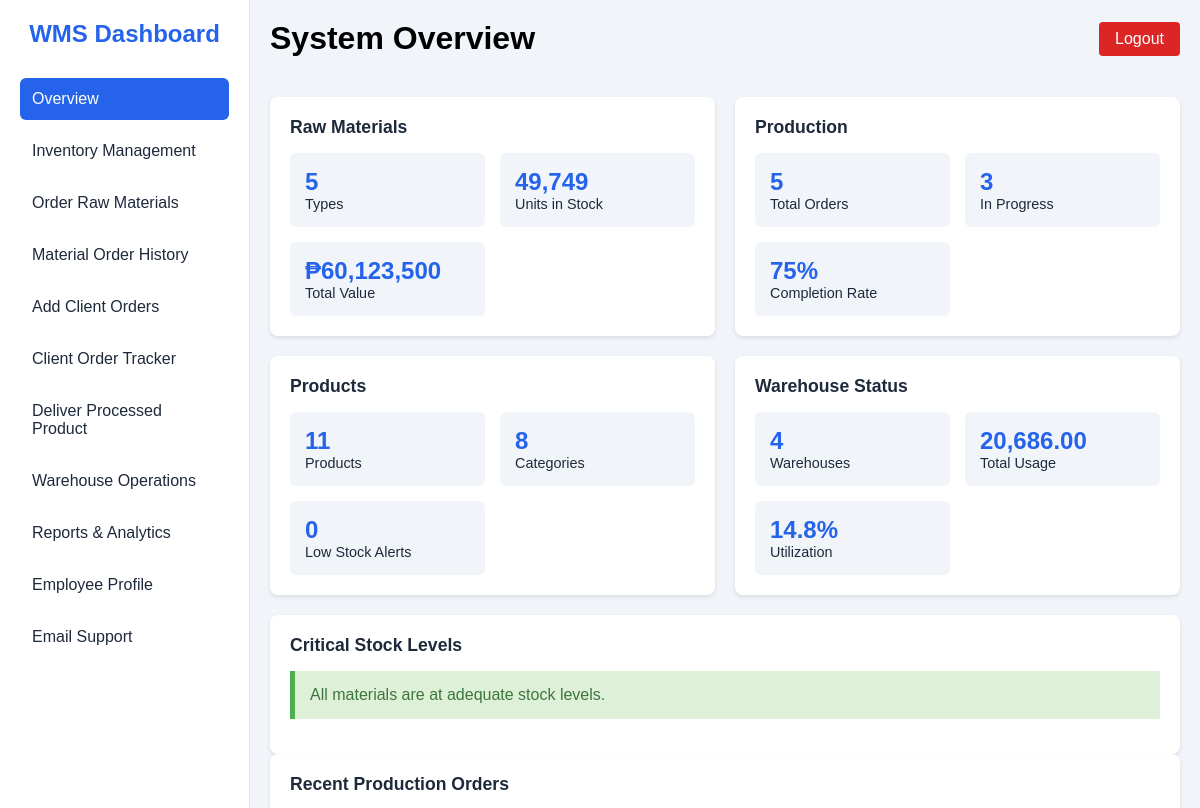
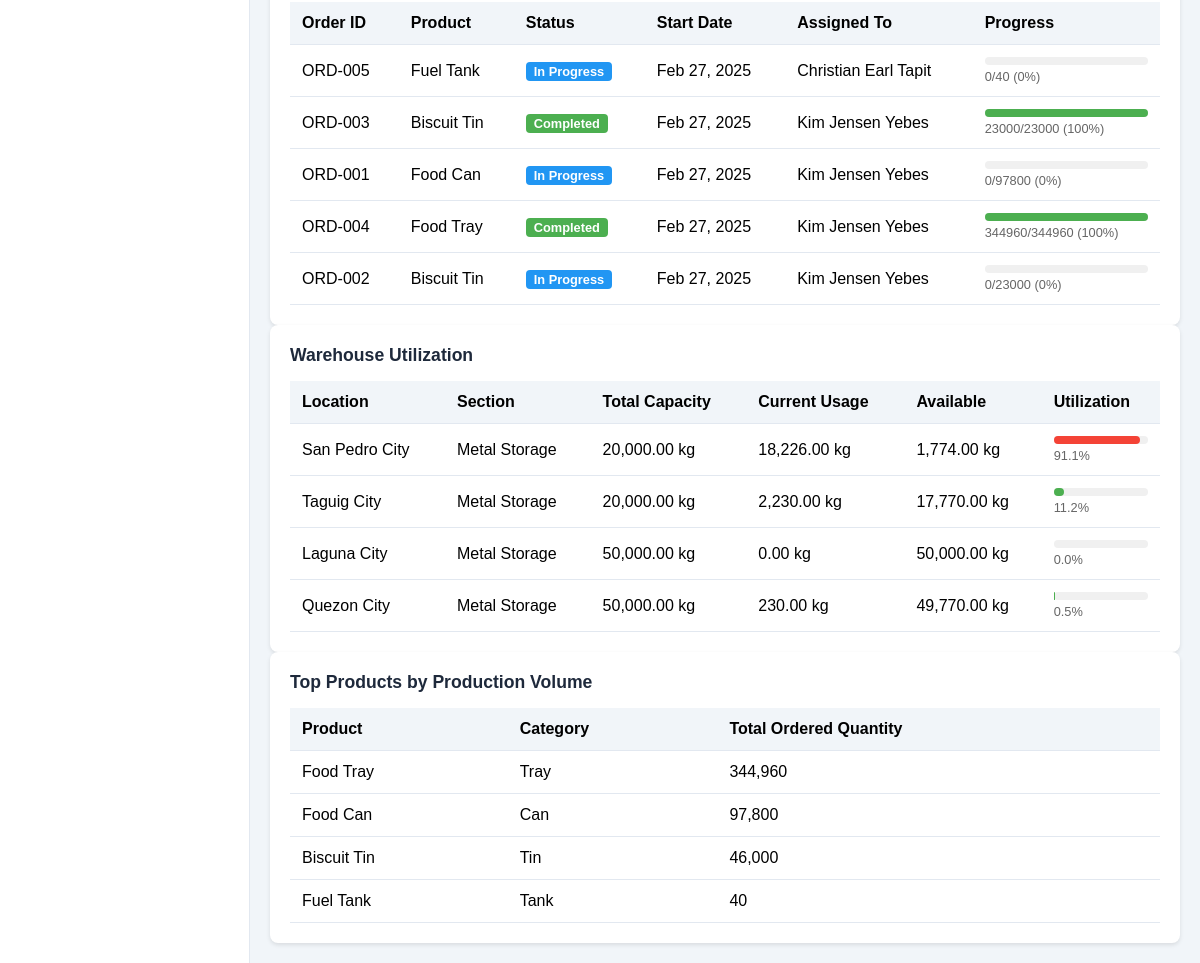
/employee/overview.php (signed in), run on the app's committed database (2 pictures, top to bottom).
### tables this page shows
CREATE TABLE `productionorders` (
  `OrderID` int(11) NOT NULL,
  `ProductID` int(11) NOT NULL,
  `EmployeeID` int(11) NOT NULL,
  `StartDate` datetime NOT NULL,
  `EndDate` datetime DEFAULT NULL,
  `Status` enum('Planned','In Progress','Completed','Cancelled') NOT NULL DEFAULT 'Planned',
  `QuantityOrdered` int(11) NOT NULL,
  `QuantityProduced` int(11) NOT NULL DEFAULT 0,
  `Delivery_Status` tinyint(1) NOT NULL,
  `warehouseID` int(11) DEFAULT NULL
);

CREATE TABLE `products` (
  `ProductID` int(11) NOT NULL,
  `ProductName` varchar(100) NOT NULL,
  `Category` varchar(45) DEFAULT NULL,
  `Weight` decimal(10,2) DEFAULT NULL,
  `ProductionCost` decimal(10,2) DEFAULT NULL,
  `SellingPrice` decimal(10,2) DEFAULT NULL,
  `LocationID` int(11) DEFAULT NULL,
  `MaterialID` int(11) DEFAULT NULL,
  `minimum_quantity` int(11) NOT NULL,
  `product_img` varchar(255) DEFAULT NULL,
  `weight_unit` varchar(32) NOT NULL
);

CREATE TABLE `employees` (
  `EmployeeID` int(11) NOT NULL,
  `FirstName` varchar(50) NOT NULL,
  `LastName` varchar(50) NOT NULL,
  `Role` varchar(45) NOT NULL,
  `Phone` varchar(20) DEFAULT NULL,
  `employeeEmail` varchar(100) DEFAULT NULL,
  `employeePassword` varchar(255) NOT NULL,
  `HireDate` date NOT NULL,
  `Status` varchar(32) NOT NULL
);

CREATE TABLE `products_warehouse` (
  `productLocationID` int(11) NOT NULL,
  `productWarehouse` varchar(45) NOT NULL,
  `Section` varchar(45) NOT NULL,
  `Capacity` int(11) NOT NULL,
  `warehouse_weight_unit` varchar(32) NOT NULL,
  `current_usage` decimal(10,2) DEFAULT 0.00
);

### employee/overview.php (the view, shortened to what the rows shown need)
<?php
require_once 'session_check.php';
require_once '../layouts/employeeHeader.php';
$topProductsQuery = "SELECT
    p.ProductName,
    p.Category,
    SUM(po.QuantityOrdered) as TotalOrdered
    FROM productionorders po
    JOIN products p ON po.ProductID = p.ProductID
    GROUP BY p.ProductID
    ORDER BY TotalOrdered DESC
    LIMIT 5";
$topProductsResult = $conn->query($topProductsQuery);
$recentOrdersQuery = "SELECT
    po.OrderID,
    p.ProductName,
    po.Status,
    po.StartDate,
    po.EndDate,
    po.QuantityOrdered,
    po.QuantityProduced,
    e.FirstName,
    e.LastName
    FROM productionorders po
    JOIN products p ON po.ProductID = p.ProductID
    JOIN employees e ON po.EmployeeID = e.EmployeeID
    ORDER BY po.StartDate DESC
    LIMIT 5";
$recentOrdersResult = $conn->query($recentOrdersQuery);
$warehouseQuery = "SELECT
    pw.productWarehouse,
    pw.Section,
    pw.Capacity,
    pw.current_usage,
    pw.warehouse_weight_unit,
    GREATEST(0, pw.Capacity - pw.current_usage) as available_capacity,
    (pw.current_usage / pw.Capacity * 100) as usage_percentage
    FROM products_warehouse pw";
$warehouseResult = $conn->query($warehouseQuery);
?>
<!DOCTYPE html>
<html lang="en">
<head>
    <link rel="stylesheet" href="../assets/css/eminventory.css">
</head>
<body>
    <div class="container">
        <div class="main-content">
                        <?php
                        if ($warehouseResult && $warehouseResult->num_rows > 0) {
                            $warehouseResult->data_seek(0);
                        }
                        ?>
            <div class="card">
                <?php if ($recentOrdersResult && $recentOrdersResult->num_rows > 0): ?>
                    <table class="table">
                        <thead>
                            <tr>
                                <th>Order ID</th>
                                <th>Product</th>
                                <th>Status</th>
                                <th>Start Date</th>
                                <th>Assigned To</th>
                                <th>Progress</th>
                            </tr>
                        </thead>
                        <tbody>
                            <?php while ($row = $recentOrdersResult->fetch_assoc()): ?>
                                <tr>
                                    <td>ORD-<?php echo sprintf('%03d', $row['OrderID']); ?></td>
                                    <td><?php echo htmlspecialchars($row['ProductName']); ?></td>
                                    <td>
                                        <?php
                                            $statusClass = '';
                                            switch ($row['Status']) {
                                                case 'In Progress':
                                                    $statusClass = 'in-progress';
                                                    break;
                                                case 'Completed':
                                                    $statusClass = 'completed';
                                                    break;
                                            }
                                        ?>
                                        <span class="status-badge <?php echo $statusClass; ?>">
                                            <?php echo $row['Status']; ?>
                                        </span>
                                    </td>
                                    <td><?php echo date('M d, Y', strtotime($row['StartDate'])); ?></td>
                                    <td><?php echo htmlspecialchars($row['FirstName'] . ' ' . $row['LastName']); ?></td>
                                    <td>
                                        <?php
                                            $progressPercent = 0;
                                            if ($row['QuantityOrdered'] > 0) {
                                                $progressPercent = round(($row['QuantityProduced'] / $row['QuantityOrdered']) * 100);
                                            }
                                        ?>
                                        <div class="progress-bar">
                                            <div class="progress" style="width: <?php echo $progressPercent; ?>%"></div>
                                        </div>
                                        <div class="progress-text">
                                            <?php echo $row['QuantityProduced'] . '/' . $row['QuantityOrdered']; ?>
                                            (<?php echo $progressPercent; ?>%)
                                        </div>
                                    </td>
                                </tr>
                            <?php endwhile; ?>
                        </tbody>
                    </table>
                <?php else: ?>
                    <div class="alert">
                        No recent production orders found.
                    </div>
                <?php endif; ?>
            </div>
            <div class="card">
                <?php if ($warehouseResult && $warehouseResult->num_rows > 0): ?>
                    <table class="table">
                        <thead>
                            <tr>
                                <th>Location</th>
                                <th>Section</th>
                                <th>Total Capacity</th>
                                <th>Current Usage</th>
                                <th>Available</th>
                                <th>Utilization</th>
                            </tr>
                        </thead>
                        <tbody>
                            <?php while ($row = $warehouseResult->fetch_assoc()): ?>
                                <?php
                                    $utilizationPercent = $row['usage_percentage'];
                                    $utilizationClass = '';
                                    if ($utilizationPercent >= 90) {
                                        $utilizationClass = 'critical';
                                    } elseif ($utilizationPercent >= 75) {
                                        $utilizationClass = 'warning';
                                    } else {
                                        $utilizationClass = 'normal';
                                    }
                                ?>
                                <tr>
                                    <td><?php echo htmlspecialchars($row['productWarehouse']); ?></td>
                                    <td><?php echo htmlspecialchars($row['Section']); ?></td>
                                    <td><?php echo number_format($row['Capacity'], 2) . ' ' . $row['warehouse_weight_unit']; ?></td>
                                    <td><?php echo number_format($row['current_usage'], 2) . ' ' . $row['warehouse_weight_unit']; ?></td>
                                    <td><?php echo number_format($row['available_capacity'], 2) . ' ' . $row['warehouse_weight_unit']; ?></td>
                                    <td>
                                        <div class="progress-bar">
                                            <div class="progress <?php echo $utilizationClass; ?>"
                                                 style="width: <?php echo min(100, max(0, $utilizationPercent)); ?>%"></div>
                                        </div>
                                        <div class="progress-text">
                                            <?php echo number_format($utilizationPercent, 1); ?>%
                                        </div>
                                    </td>
                                </tr>
                            <?php endwhile; ?>
                        </tbody>
                    </table>
                <?php else: ?>
                    <div class="alert">
                        No warehouse information available.
                    </div>
                <?php endif; ?>
            </div>
            <div class="card">
                <?php if ($topProductsResult && $topProductsResult->num_rows > 0): ?>
                    <table class="table">
                        <thead>
                            <tr>
                                <th>Product</th>
                                <th>Category</th>
                                <th>Total Ordered Quantity</th>
                            </tr>
                        </thead>
                    </table>
                <?php else: ?>
                    <div class="alert">
                        No production data available.
                    </div>
                <?php endif; ?>
            </div>
        </div>
    </div>
</body>
</html>

### data on the page
productionorders: OrderID "005", ProductID.ProductName "Fuel Tank", Status "In Progress", StartDate "Feb 27, 2025", EmployeeID.LastName "Christian Earl Tapit", QuantityProduced "0", QuantityOrdered "40"
productionorders: OrderID "003", ProductID.ProductName "Biscuit Tin", Status "Completed", StartDate "Feb 27, 2025", EmployeeID.LastName "Kim Jensen Yebes", QuantityProduced "23000", QuantityOrdered "23000", progressPercent "100"
productionorders: OrderID "001", ProductID.ProductName "Food Can", Status "In Progress", StartDate "Feb 27, 2025", EmployeeID.LastName "Kim Jensen Yebes", QuantityProduced "0", QuantityOrdered "97800"
productionorders: OrderID "004", ProductID.ProductName "Food Tray", Status "Completed", StartDate "Feb 27, 2025", EmployeeID.LastName "Kim Jensen Yebes", QuantityProduced "344960", QuantityOrdered "344960", progressPercent "100"
productionorders: OrderID "002", ProductID.ProductName "Biscuit Tin", Status "In Progress", StartDate "Feb 27, 2025", EmployeeID.LastName "Kim Jensen Yebes", QuantityProduced "0", QuantityOrdered "23000"
products_warehouse: productWarehouse "San Pedro City", Section "Metal Storage", Capacity "20,000.00", warehouse_weight_unit "kg", current_usage "18,226.00", available_capacity "1,774.00", min(100, max(0, $utilizationPercent)) 91.130000 (drawn), utilizationPercent "91.1"
products_warehouse: productWarehouse "Taguig City", Section "Metal Storage", Capacity "20,000.00", warehouse_weight_unit "kg", current_usage "2,230.00", available_capacity "17,770.00", min(100, max(0, $utilizationPercent)) 11.150000 (drawn), utilizationPercent "11.2"
products_warehouse: productWarehouse "Laguna City", Section "Metal Storage", Capacity "50,000.00", warehouse_weight_unit "kg", current_usage "0.00", available_capacity "50,000.00", utilizationPercent "0.0"
products_warehouse: productWarehouse "Quezon City", Section "Metal Storage", Capacity "50,000.00", warehouse_weight_unit "kg", current_usage "230.00", available_capacity "49,770.00", utilizationPercent "0.5"

### other printed values
$pageTitle "System Overview"
$rawMaterialsData['TotalMaterials'] "5"
$rawMaterialsData['TotalStock'] "49,749"
$rawMaterialsData['TotalValue'] "60,123,500"
$productionData['TotalOrders'] "5"
$productionData['InProgressCount'] "3"
$productsData['TotalProducts'] "11"
$productsData['CategoryCount'] "8"
$rawMaterialsData['LowStockCount'] "0"
$totalWarehouses "4"
$totalUsage "20,686.00"
$overallUtilization "14.8"
$row['ProductName'] "Food Tray"
$row['Category'] "Tray"
$row['TotalOrdered'] "344,960"
